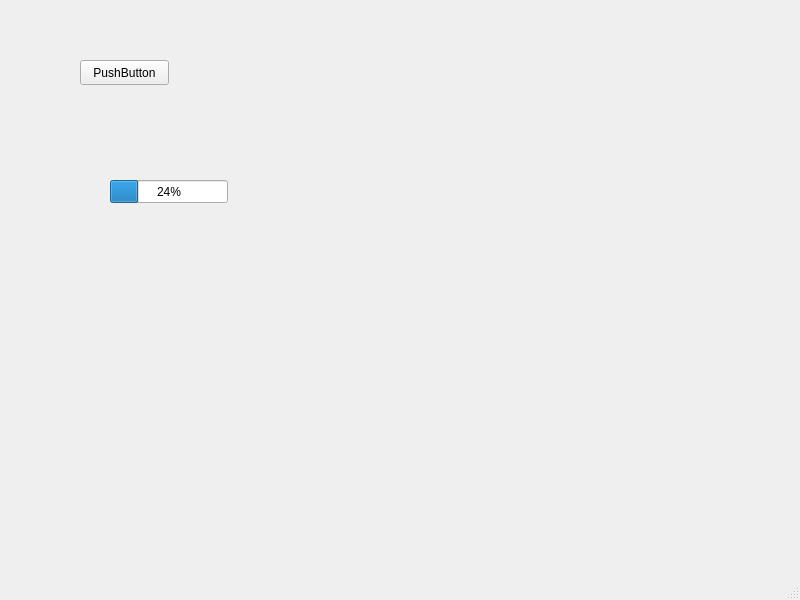
<?xml version="1.0" encoding="UTF-8"?>
<ui version="4.0">
 <class>MainWindow</class>
 <widget class="QMainWindow" name="MainWindow">
  <property name="geometry">
   <rect>
    <x>0</x>
    <y>0</y>
    <width>800</width>
    <height>600</height>
   </rect>
  </property>
  <property name="windowTitle">
   <string>MainWindow</string>
  </property>
  <widget class="QWidget" name="centralwidget">
   <widget class="QPushButton" name="pushButton">
    <property name="geometry">
     <rect>
      <x>80</x>
      <y>60</y>
      <width>89</width>
      <height>25</height>
     </rect>
    </property>
    <property name="text">
     <string>PushButton</string>
    </property>
   </widget>
   <widget class="QProgressBar" name="progressBar">
    <property name="geometry">
     <rect>
      <x>110</x>
      <y>180</y>
      <width>118</width>
      <height>23</height>
     </rect>
    </property>
    <property name="value">
     <number>24</number>
    </property>
   </widget>
  </widget>
  <widget class="QMenuBar" name="menubar">
   <property name="geometry">
    <rect>
     <x>0</x>
     <y>0</y>
     <width>800</width>
     <height>22</height>
    </rect>
   </property>
  </widget>
  <widget class="QStatusBar" name="statusbar"/>
 </widget>
 <resources/>
 <connections>
  <connection>
   <sender>pushButton</sender>
   <signal>clicked()</signal>
   <receiver>MainWindow</receiver>
   <slot>close()</slot>
   <hints>
    <hint type="sourcelabel">
     <x>124</x>
     <y>100</y>
    </hint>
    <hint type="destinationlabel">
     <x>205</x>
     <y>144</y>
    </hint>
   </hints>
  </connection>
 </connections>
</ui>
